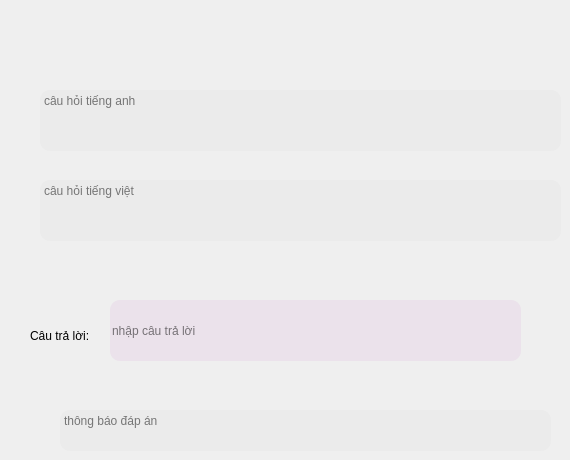
      <widget class="QWidget" name="page">
       <widget class="QTextEdit" name="text_viet_nghe1">
        <property name="geometry">
         <rect>
          <x>40</x>
          <y>90</y>
          <width>521</width>
          <height>61</height>
         </rect>
        </property>
        <property name="mouseTracking">
         <bool>true</bool>
        </property>
        <property name="styleSheet">
         <string notr="true">border-radius: 10px;
color: black;
background: rgba(231, 231, 231, 0.5);
</string>
        </property>
        <property name="placeholderText">
         <string>câu hỏi tiếng anh</string>
        </property>
       </widget>
       <widget class="QTextEdit" name="text_en_nghe_1">
        <property name="geometry">
         <rect>
          <x>40</x>
          <y>180</y>
          <width>521</width>
          <height>61</height>
         </rect>
        </property>
        <property name="mouseTracking">
         <bool>true</bool>
        </property>
        <property name="styleSheet">
         <string notr="true">border-radius: 10px;
color: black;
background: rgba(231, 231, 231, 0.5);
</string>
        </property>
        <property name="placeholderText">
         <string>câu hỏi tiếng việt</string>
        </property>
       </widget>
       <widget class="QLineEdit" name="tl_nghe_1">
        <property name="geometry">
         <rect>
          <x>110</x>
          <y>300</y>
          <width>411</width>
          <height>61</height>
         </rect>
        </property>
        <property name="styleSheet">
         <string notr="true">border-radius: 10px;
color: black;
background: rgba(231, 212, 231, 0.5);
</string>
        </property>
        <property name="text">
         <string/>
        </property>
        <property name="placeholderText">
         <string>nhập câu trả lời</string>
        </property>
       </widget>
       <widget class="QLabel" name="label">
        <property name="geometry">
         <rect>
          <x>30</x>
          <y>300</y>
          <width>61</width>
          <height>71</height>
         </rect>
        </property>
        <property name="text">
         <string>Câu trả lời:</string>
        </property>
       </widget>
       <widget class="QTextEdit" name="dan_nghe_1">
        <property name="geometry">
         <rect>
          <x>60</x>
          <y>410</y>
          <width>491</width>
          <height>41</height>
         </rect>
        </property>
        <property name="mouseTracking">
         <bool>true</bool>
        </property>
        <property name="styleSheet">
         <string notr="true">border-radius: 10px;
color: black;
background: rgba(231, 231, 231, 0.5);
</string>
        </property>
        <property name="placeholderText">
         <string>thông báo đáp án</string>
        </property>
       </widget>
      </widget>
